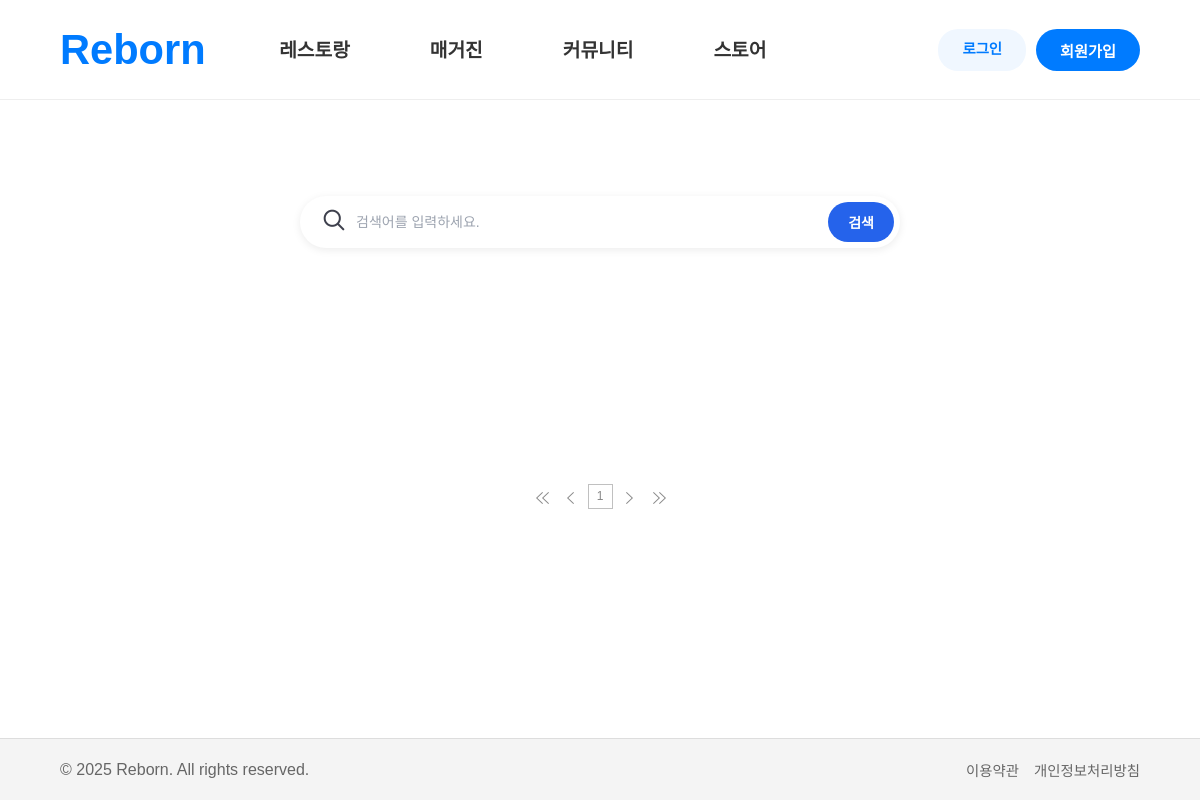
The page /restaurants/reslist/?page=3 on the database as committed earlier.
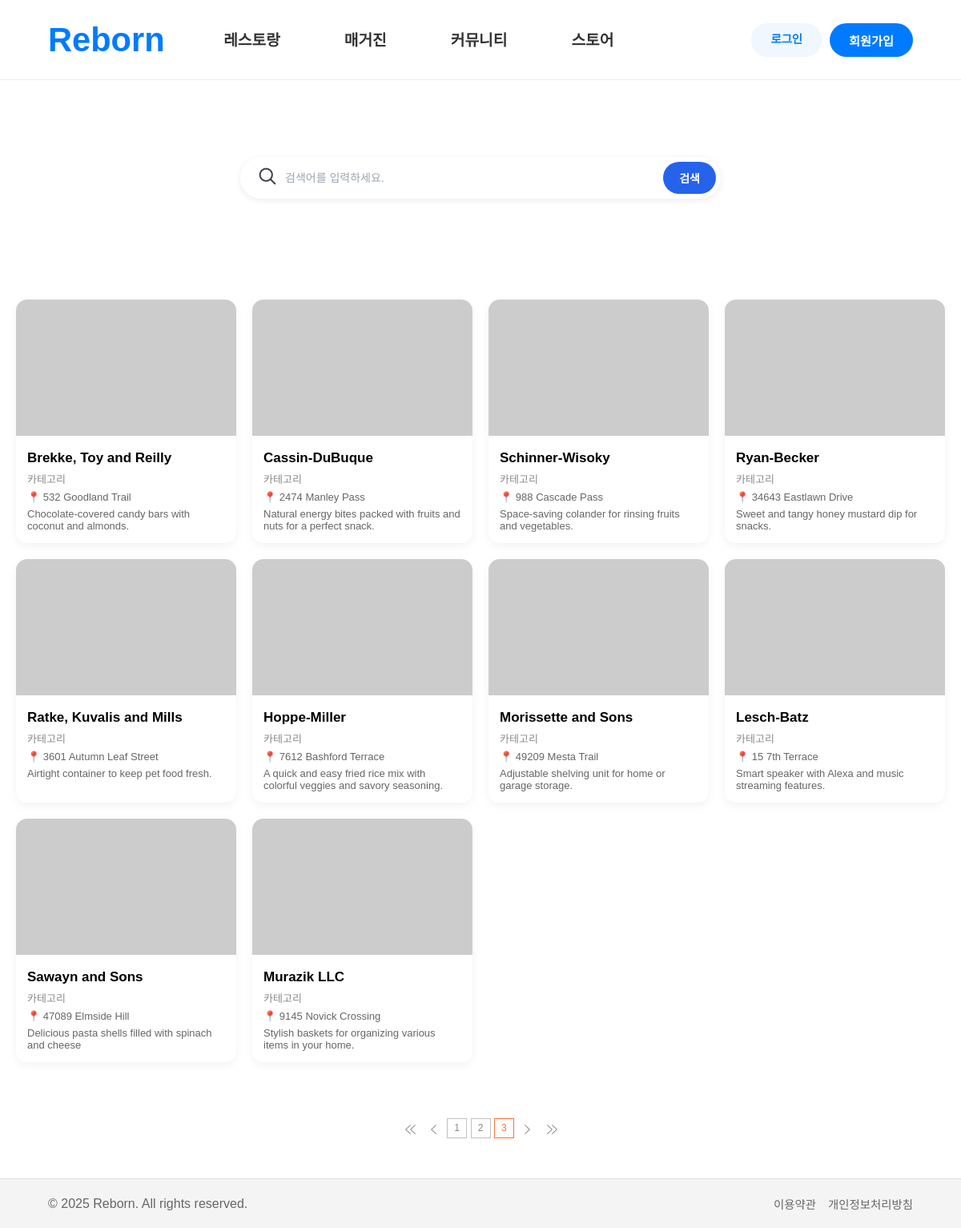
The same page on the database as committed later.
### restaurants/models.py (models this page shows, shortened)
class Restaurant(models.Model):
    resno=models.AutoField(primary_key=True)
    locno=models.IntegerField(default=0)
    res_name=models.CharField(max_length=50,null=True)
    desc=models.TextField(null=True)
    addr=models.CharField(max_length=200,null=True)
    tel=models.CharField(max_length=13,null=True)
    lat=models.DecimalField(max_digits=10,decimal_places=7,default=0)
    lng=models.DecimalField(max_digits=10,decimal_places=7,default=0)
    date=models.DateTimeField(auto_now=True)
    mem_id=models.CharField(max_length=25,null=True)

### restaurants/views.py (the view)
# urls.py: path('reslist/', views.reslist, name='reslist'),
def reslist(request):
    qs = Restaurant.objects.all()
    page=int(request.GET.get('page',1))# 없으면 default=1
    paginator=Paginator(qs,20)#20개씩 자르기
    list_qs=paginator.get_page(page)
    context={'list':list_qs,'page':page}
    return render(request,'restaurants/reslist.html',context)

### restaurants/templates/restaurants/reslist.html (shortened to what this page needs)
{% extends "base.html" %}
{% block css %}
<link rel='stylesheet' href="/static/css/restaurants.css">
{% endblock css %}
{% block script %}
<link rel='stylesheet' href="/static/js/restaurants.js">
{% endblock script %}
{% block body %}
<div class='rest-header_bg'>
    <div class='rest-header'>
        <div class="search-container">
            <div class="search-box">
                <span class="search-icon"><img src='/static/images/restaurants/search_icon.png'></span>
                <input type="text" placeholder="검색어를 입력하세요."/>
            </div>
            <button class="search-btn">검색</button>
        </div>
    </div>
</div>
<main class="rest_container">
    <section class="rest_card-grid">
        {% for r in list %}
        <div class="rest_card" name='{{r.resno}}'><a href="/restaurants/resview/">
            <img src="https://picsum.photos/400/300?{{r.resno}}">
            <div class="rest_card-body">
                <h3>{{r.res_name}}</h3>
                <p class="rest_category">카테고리</p>
                <p class="rest_location">📍 {{r.addr}}</p>
                <p class="rest_desc">{{r.desc}}</p>
            </div></a>
        </div>
        {% endfor %}
    </section>
</main>
<div class="btnAreaList">
    <div class="allPageMoving1">
        {% if list.has_previous %}
        <a href="/restaurants/reslist/?page=1" class="n"><img src="/static/images/common/btn_pre2.gif" alt="처음으로"/></a>
        <a href="/restaurants/reslist/?page={{list.previous_page_number}}" class="pre"><img src="/static/images/common/btn_pre1.gif" alt="앞페이지로"/></a>
        {% else %}
        <a class="n"><img src="/static/images/common/btn_pre2.gif" alt="처음으로"/></a>
        <a class="pre"><img src="/static/images/common/btn_pre1.gif" alt="앞페이지로"/></a>
        {% endif %}
        {% for p in list.paginator.page_range %}
            {% if p >= list.number|add:'-3' and p <= list.number|add:'3' %}
                {% if p == page %}
                <strong>{{p}}</strong>
                {% else %}
                <a href="/restaurants/reslist/?page={{p}}">{{p}}</a>
                {% endif %}
            {% endif %}
        {% endfor %}
        {% if list.has_next %}
        <a href="/restaurants/reslist/?page={{list.next_page_number}}" class="next"><img src="/static/images/common/btn_next1.gif" alt="뒤페이지로"/></a>
        <a href="/restaurants/reslist/?page={{list.paginator.num_pages}}" class="n"><img src="/static/images/common/btn_next2.gif" alt="마지막페이지로"/></a>
        {% else %}
        <a class="next"><img src="/static/images/common/btn_next1.gif" alt="뒤페이지로"/></a>
        <a class="n"><img src="/static/images/common/btn_next2.gif" alt="마지막페이지로"/></a>
        {% endif %}
    </div>
</div>
{% endblock body %}

### templates/base.html (shortened to what this page needs)
{% load static %}
<!DOCTYPE html>
<html>
<head>
    <link rel="stylesheet" type="text/css" href="/static/css/common.css">
    <link rel="stylesheet" type="text/css" href="/static/css/common_media.css">
    {% block css %}{% endblock %}
    {% block script %}{% endblock %}
</head>
<body>
    {% include "header.html" %}
    <main class="content">
        {% block body %}{% endblock %}
    </main>
     {% include "footer.html" %}
</body>
</html>

### templates/header.html (shortened to what this page needs)
<header class="navbar">
    <div class="logo-Reborn"><a href="/">Reborn</a></div>
    <nav class="nav-container" id="nav-menu">
        <ul class="nav-links">
            <li><a href="/restaurants/reslist">
                레스토랑
            </a></li>
            <li><a href="/magazine/mlist">
                매거진
            </a></li>
            <li><a href="/board/blist">
                커뮤니티
            </a></li>
            <li><a href="/store/slist">
                스토어
            </a></li>
        </ul>
    </nav>
    <div class="user-menu">
         {% if not request.session.session_id %}
        <a href="/member/login" class="login-btn">로그인</a>
        <a href="/member/join" class="signup-btn">회원가입</a>
        {% endif %}
    </div>
</header>

### templates/footer.html
<footer class="footer">
	<div class="footer-content">
		<p>&copy; 2025 Reborn. All rights reserved.</p>
		<ul class="footer-links">
			<li><a href="#">이용약관</a></li>
			<li><a href="#">개인정보처리방침</a></li>
		</ul>
	</div>
</footer>

### static/css/common.css (style rules this page uses)
* { margin: 0; padding: 0; box-sizing: border-box; }
body { font-family: 'Pretendard', sans-serif; display: flex; flex-direction: column; min-height: 100vh; }
a { text-decoration: none; color: inherit; }
ul { list-style: none; }
.navbar { display: flex; justify-content: space-between; align-items: center; padding: 0 5%; height: 100px; background-color: #ffffff; border-bottom: 1px solid #eee; position: sticky; top: 0; z-index: 1000; }
.nav-container { display: flex; justify-content: center; align-items: center; height: 100%; flex: 1; }
.logo-Reborn { font-size: 2.6rem; font-weight: 900; color: #007bff; white-space: nowrap; }
.nav-links { display: flex; align-items: center; height: 100%; }
.nav-links li { height: 100%; display: flex; align-items: center; white-space: nowrap; }
.nav-links a { display: flex; font-size: 1.2rem; font-weight: 600; color: #333; transition: color 0.3s ease-in-out; position: relative; padding-bottom: 5px; border-bottom: 2px solid transparent; height: 100%; align-items: center; padding: 0px 40px; }
.nav-links a::after { content: ""; position: absolute; bottom: 0; left: 40px; right: 40px; height: 3px; background-color: #007bff; transition: transform 0.3s ease; transform: scaleX(0); }
.user-menu { display: flex; justify-content: flex-end; gap: 10px; min-width: 300px; }
.login-btn { padding: 8px 24px; border-radius: 20px; background-color: #f0f7ff; color: #007bff; font-size: 0.9rem; font-weight: 600; white-space: nowrap; }
.signup-btn { padding: 10px 24px; border-radius: 25px; background-color: #007bff; color: #ffffff; font-size: 0.95rem; font-weight: 600; white-space: nowrap; transition: background-color 0.2s; }
.content { flex: 1; }
.footer { background-color: #f4f4f4; color: #666; padding: 20px 5%; border-top: 1px solid #ddd; }
.footer-content { display: flex; justify-content: space-between; align-items: center; flex-wrap: wrap; gap: 10px; }
.footer-links { display: flex; gap: 15px; font-size: 0.9rem; }
.btnAreaList { position:relative; width:100%; text-align:center; clear:both; }
.allPageMoving1 { margin:30px 0 50px 0; }
.allPageMoving1 * { vertical-align:top; }
.allPageMoving1 a { display:inline-block;width:25px;height:25px;line-height:23px;color:#888;text-decoration:none; border:1px #c0c0c0 solid; background:#fff; font-size:12px; }
.allPageMoving1 a.n { border:0;padding:0; }
.allPageMoving1 a.pre { border:0;padding:0; }
.allPageMoving1 a.next { border:0;padding:0; }
.allPageMoving1 a img { vertical-align:top; }
.allPageMoving1 strong { display:inline-block; width:25px; height:25px; line-height:23px; color:#f7703c; text-decoration:none; border:1px #f7703c solid; background:#fff; font-size:12px; font-weight:normal; }

### static/css/restaurants.css (style rules this page uses)
.rest-header_bg { width: 100%;height: 244px;display: flex;align-items: flex-end;justify-content: center; }
.rest-header { background: #ffffff;width: 1095px;max-width: 1095px;height: 107px;display: flex;align-items: center;justify-content: center;margin:auto;padding: 0 28px;border-top-left-radius: 24px;border-top-right-radius: 24px; }
.search-container { display: flex;align-items: center;width: 100%;max-width: 600px;background: #fff;border-radius: 999px;padding: 6px;box-shadow: 0 2px 8px rgba(0, 0, 0, 0.08); }
.search-box { flex: 1;display: flex;align-items: center;padding: 0 14px; }
.search-icon { font-size: 16px;color: #9ca3af;margin-right: 8px; }
.search-icon img { height:28px; }
.search-box input { border: none;outline: none;width: 100%;font-size: 14px;color: #111827; }
.search-box input::placeholder { color: #9ca3af; }
.search-btn { border: none;padding: 10px 20px;border-radius: 999px;background: #2563eb;color: #fff;font-size: 14px;font-weight: 600;cursor: pointer; }
.rest_container { max-width: 1200px; margin: 30px auto; padding: 0 20px; }
.rest_card-grid { display: grid; grid-template-columns: repeat(4, 1fr); grid-template-rows: repeat(5, auto); gap: 20px; }
.rest_card { background: #fff; border-radius: 14px; overflow: hidden; box-shadow: 0 4px 12px rgba(0,0,0,0.05); transition: transform 0.2s; }
.rest_card img { width: 100%; height: 170px; object-fit: cover; }
.rest_card-body { padding: 14px; }
.rest_card-body h3 { font-size: 17px; margin-bottom: 6px; }
.rest_category { font-size: 13px; color: #888; }
.rest_location { font-size: 13px; color: #666; margin-top: 6px; }
.rest_desc { font-size: 13px; font-weight: 400; color: #666; margin-top: 6px; }

Rows that differ between the two databases and show on the page:
added Restaurant: res_name "Brekke, Toy and Reilly", addr "532 Goodland Trail", desc "Chocolate-covered candy bars with coconut and almonds."
added Restaurant: res_name "Cassin-DuBuque", addr "2474 Manley Pass", desc "Natural energy bites packed with fruits and nuts for a perfect snack."
added Restaurant: res_name "Schinner-Wisoky", addr "988 Cascade Pass", desc "Space-saving colander for rinsing fruits and vegetables."
added Restaurant: res_name "Ryan-Becker", addr "34643 Eastlawn Drive", desc "Sweet and tangy honey mustard dip for snacks."
added Restaurant: res_name "Ratke, Kuvalis and Mills", addr "3601 Autumn Leaf Street", desc "Airtight container to keep pet food fresh."
added Restaurant: res_name "Hoppe-Miller", addr "7612 Bashford Terrace", desc "A quick and easy fried rice mix with colorful veggies and savory seasoning."
added Restaurant: res_name "Morissette and Sons", addr "49209 Mesta Trail", desc "Adjustable shelving unit for home or garage storage."
added Restaurant: res_name "Lesch-Batz", addr "15 7th Terrace", desc "Smart speaker with Alexa and music streaming features."
added Restaurant: res_name "Sawayn and Sons", addr "47089 Elmside Hill", desc "Delicious pasta shells filled with spinach and cheese"
added Restaurant: res_name "Murazik LLC", addr "9145 Novick Crossing", desc "Stylish baskets for organizing various items in your home."
Other text that changed with them:
new list line: "2"
new list line: "3"
